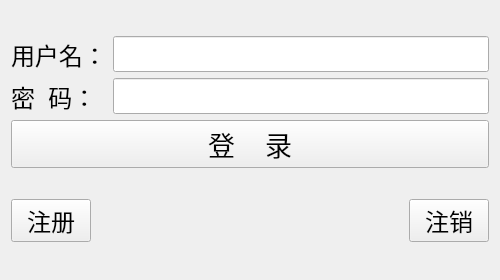
<?xml version="1.0" encoding="UTF-8"?>
<ui version="4.0">
 <class>TCPClient</class>
 <widget class="QWidget" name="TCPClient">
  <property name="geometry">
   <rect>
    <x>0</x>
    <y>0</y>
    <width>500</width>
    <height>280</height>
   </rect>
  </property>
  <property name="minimumSize">
   <size>
    <width>500</width>
    <height>280</height>
   </size>
  </property>
  <property name="windowTitle">
   <string>TCPClient</string>
  </property>
  <layout class="QGridLayout" name="gridLayout_2">
   <item row="0" column="0">
    <layout class="QGridLayout" name="gridLayout">
     <item row="0" column="0">
      <widget class="QLabel" name="name_lab">
       <property name="font">
        <font>
         <pointsize>18</pointsize>
        </font>
       </property>
       <property name="text">
        <string>用户名：</string>
       </property>
      </widget>
     </item>
     <item row="0" column="1">
      <widget class="QLineEdit" name="name_le">
       <property name="font">
        <font>
         <pointsize>18</pointsize>
        </font>
       </property>
      </widget>
     </item>
     <item row="1" column="0">
      <widget class="QLabel" name="pwd_lab">
       <property name="font">
        <font>
         <pointsize>18</pointsize>
        </font>
       </property>
       <property name="text">
        <string>密  码：</string>
       </property>
      </widget>
     </item>
     <item row="1" column="1">
      <widget class="QLineEdit" name="pwd_le">
       <property name="font">
        <font>
         <pointsize>18</pointsize>
        </font>
       </property>
       <property name="echoMode">
        <enum>QLineEdit::Password</enum>
       </property>
      </widget>
     </item>
     <item row="2" column="0" colspan="2">
      <widget class="QPushButton" name="login_pb">
       <property name="font">
        <font>
         <pointsize>20</pointsize>
        </font>
       </property>
       <property name="text">
        <string>登    录</string>
       </property>
      </widget>
     </item>
    </layout>
   </item>
   <item row="1" column="0">
    <layout class="QHBoxLayout" name="horizontalLayout">
     <item>
      <widget class="QPushButton" name="regist_pb">
       <property name="font">
        <font>
         <pointsize>18</pointsize>
        </font>
       </property>
       <property name="text">
        <string>注册</string>
       </property>
      </widget>
     </item>
     <item>
      <spacer name="horizontalSpacer">
       <property name="orientation">
        <enum>Qt::Horizontal</enum>
       </property>
       <property name="sizeHint" stdset="0">
        <size>
         <width>18</width>
         <height>20</height>
        </size>
       </property>
      </spacer>
     </item>
     <item>
      <widget class="QPushButton" name="cancel_pb">
       <property name="font">
        <font>
         <pointsize>18</pointsize>
        </font>
       </property>
       <property name="text">
        <string>注销</string>
       </property>
      </widget>
     </item>
    </layout>
   </item>
  </layout>
 </widget>
 <layoutdefault spacing="6" margin="11"/>
 <resources/>
 <connections/>
</ui>
